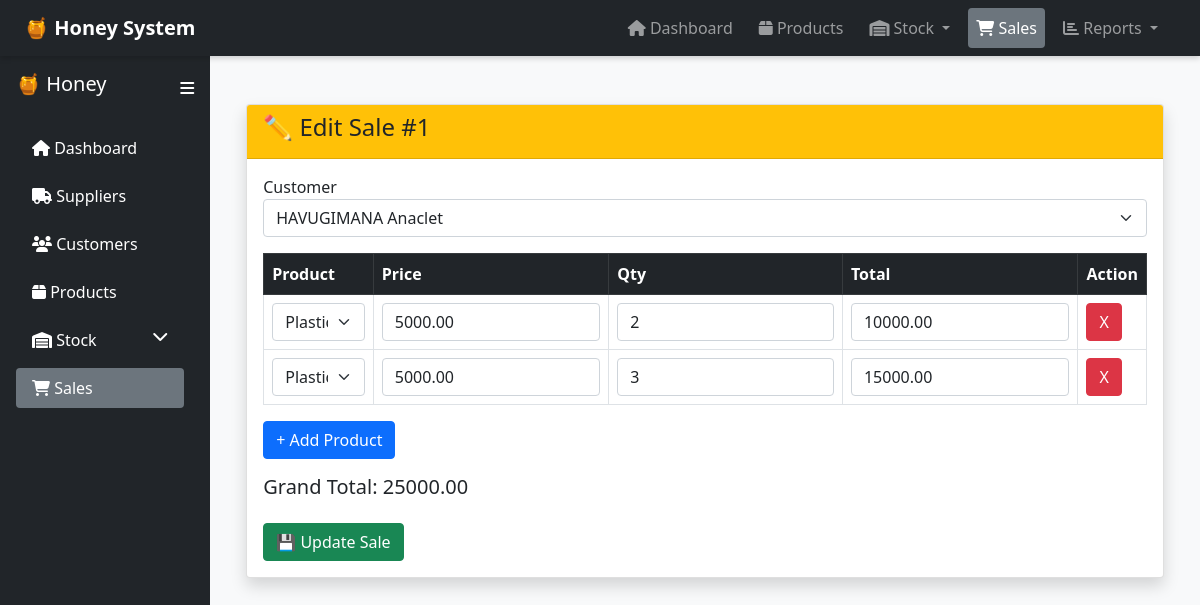
Page /sales/edit.php?id=1 on the committed database.
### tables this page shows
CREATE TABLE `sales` (
  `SaleID` int(11) NOT NULL,
  `CustomerID` int(11) DEFAULT NULL,
  `SaleDate` date DEFAULT NULL,
  `TotalAmount` decimal(10,2) DEFAULT NULL,
  `PaymentStatus` varchar(50) DEFAULT NULL
);

CREATE TABLE `customers` (
  `CustomerID` int(11) NOT NULL,
  `Name` varchar(100) NOT NULL,
  `Phone` varchar(20) DEFAULT NULL,
  `CreatedAt` timestamp NOT NULL DEFAULT current_timestamp(),
  `provinceCode` int(11) NOT NULL,
  `districtCode` int(11) NOT NULL,
  `sectorCode` int(11) NOT NULL,
  `cellCode` int(11) NOT NULL,
  `villageCode` int(11) NOT NULL
);

CREATE TABLE `saledetails` (
  `SaleDetailID` int(11) NOT NULL,
  `SaleID` int(11) DEFAULT NULL,
  `ProductID` int(11) DEFAULT NULL,
  `Quantity` int(11) DEFAULT NULL,
  `UnitPrice` decimal(10,2) DEFAULT NULL,
  `TotalPrice` decimal(10,2) DEFAULT NULL
);

CREATE TABLE `products` (
  `ProductID` int(11) NOT NULL,
  `Name` varchar(100) DEFAULT NULL,
  `Size` varchar(50) DEFAULT NULL,
  `Price` decimal(10,2) DEFAULT NULL,
  `CreatedAt` timestamp NOT NULL DEFAULT current_timestamp()
);

### sales/edit.php (the view, shortened to what this page needs)
<?php
include("../config/db.php");
include("../includes/layout.php");
$id = $_GET['id'];
$sale = $conn->query("SELECT * FROM sales WHERE SaleID=$id")->fetch();
$customers = $conn->query("SELECT * FROM customers")->fetchAll();
$products = $conn->query("SELECT * FROM products")->fetchAll();
$items = $conn->query("
SELECT * FROM saledetails WHERE SaleID=$id
")->fetchAll();
?>
<div class="container mt-4">
<div class="card shadow">
<div class="card-header bg-warning">
    <h4>✏️ Edit Sale #<?= $id ?></h4>
</div>
<div class="card-body">
<form method="POST">
<div class="mb-3">
<label>Customer</label>
<select name="CustomerID" class="form-select">
<?php foreach($customers as $c): ?>
<option value="<?= $c['CustomerID'] ?>"
<?= $c['CustomerID']==$sale['CustomerID']?'selected':'' ?>>
<?= $c['Name'] ?>
</option>
<?php endforeach; ?>
</select>
</div>
<table class="table table-bordered">
<thead class="table-dark">
<tr>
<th>Product</th>
<th>Price</th>
<th>Qty</th>
<th>Total</th>
<th>Action</th>
</tr>
</thead>
<tbody id="rows">
<?php foreach($items as $i): ?>
<tr>
<td>
<select name="ProductID[]" class="form-select product">
<?php foreach($products as $p): ?>
<option value="<?= $p['ProductID'] ?>"
data-price="<?= $p['Price'] ?>"
<?= $p['ProductID']==$i['ProductID']?'selected':'' ?>>
<?= $p['Name'] ?>
</option>
<?php endforeach; ?>
</select>
</td>
<td><input type="number" name="Price[]" value="<?= $i['UnitPrice'] ?>" class="form-control price"></td>
<td><input type="number" name="Quantity[]" value="<?= $i['Quantity'] ?>" class="form-control qty"></td>
<td><input type="number" name="Total[]" value="<?= $i['TotalPrice'] ?>" class="form-control total"></td>
<td><button type="button" class="btn btn-danger" onclick="removeRow(this)">X</button></td>
</tr>
<?php endforeach; ?>
</tbody>
</table>
<button type="button" class="btn btn-primary" onclick="addRow()">+ Add Product</button>
<h5 class="mt-3">Grand Total: <span id="grandTotal">0</span></h5>
<button class="btn btn-success mt-3">💾 Update Sale</button>
</form>
</div>
</div>
</div>
<?php include("../includes/footer.php"); ?>

### includes/header.php (style rules this page uses)
body { overflow-x: hidden; }

### rows in the picture
sales: CustomerID "HAVUGIMANA Anaclet"
saledetails: ProductID.Name "Plastic", UnitPrice "5000.00", Quantity "2", TotalPrice "10000.00"
saledetails: ProductID.Name "Plastic", UnitPrice "5000.00", Quantity "3", TotalPrice "15000.00"

### other values in the picture
$id "1"
